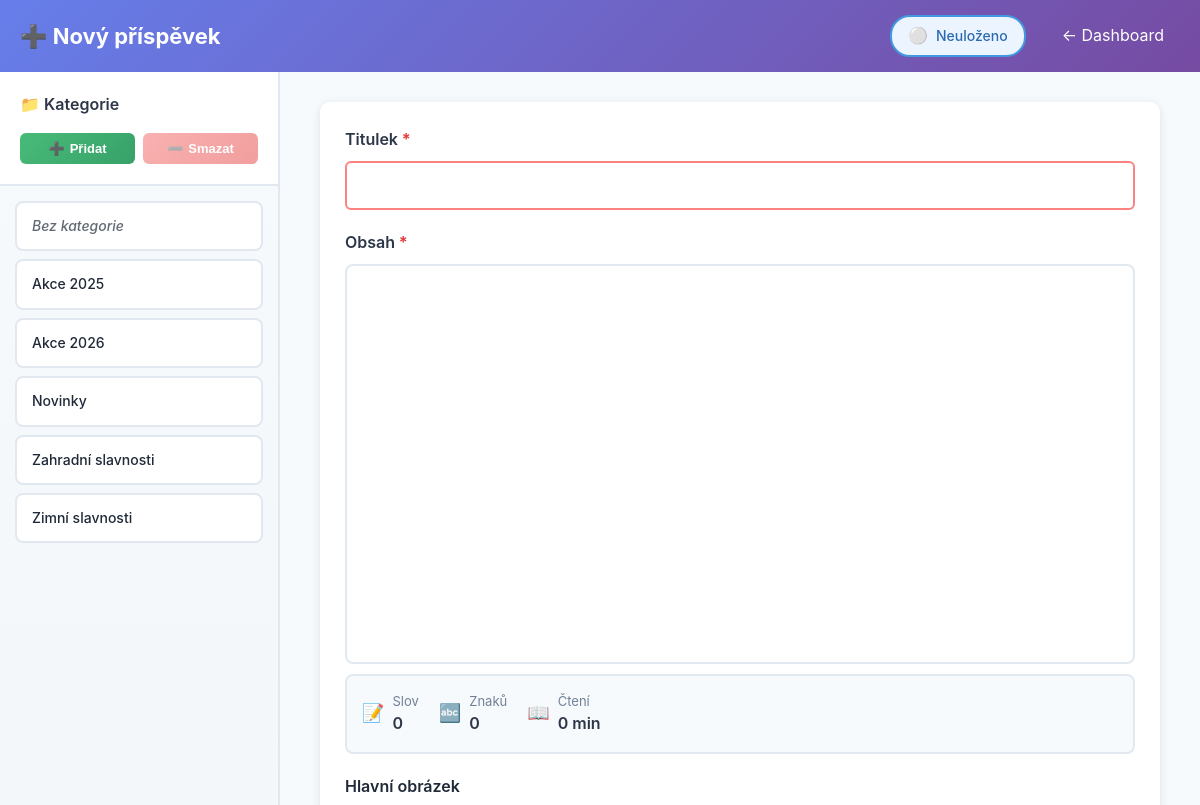
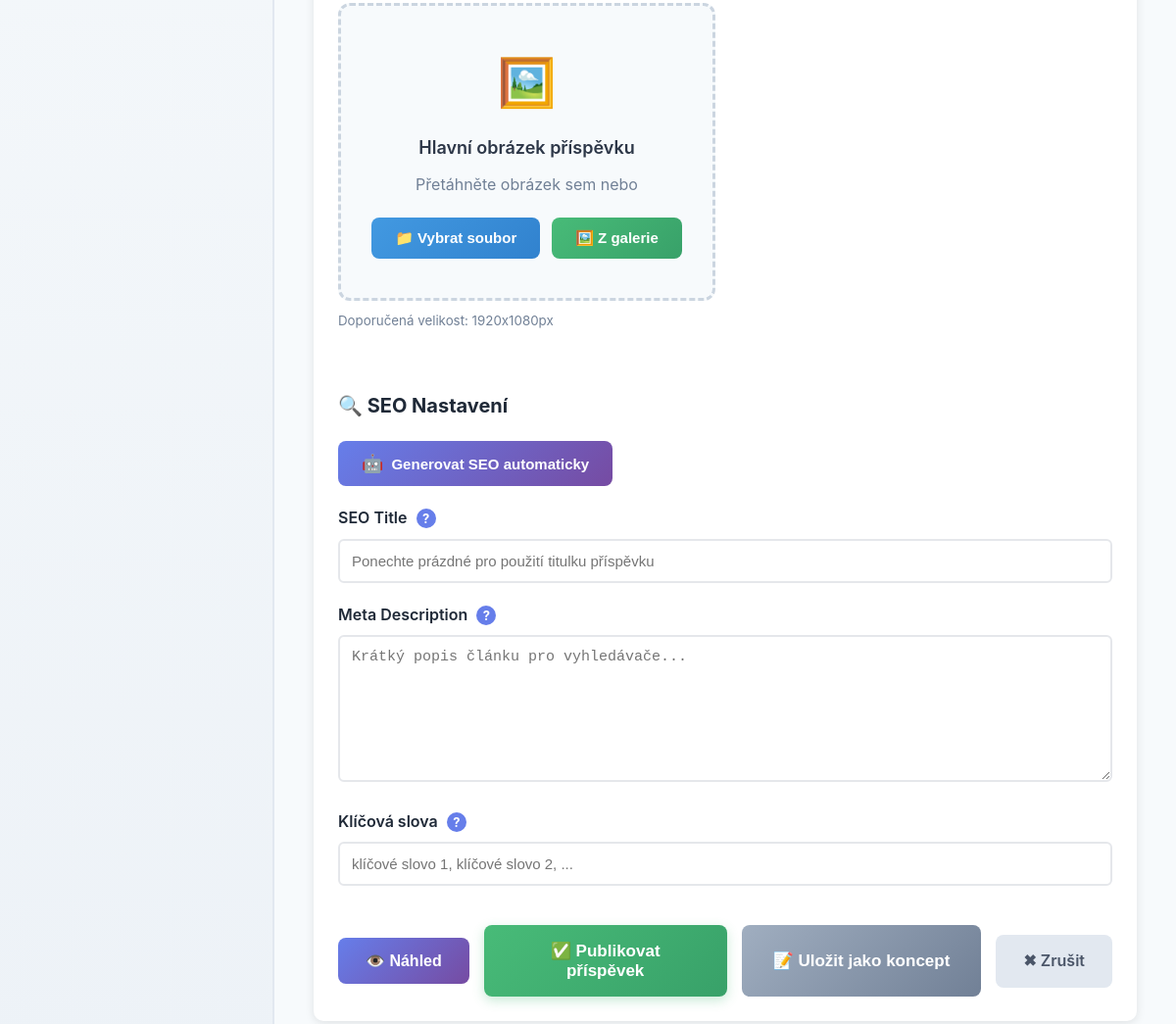
/admin/add_post.php (signed in), run on the app's committed database (2 pictures, top to bottom).
### tables this page shows
CREATE TABLE `categories` (
  `id` int(11) NOT NULL AUTO_INCREMENT,
  `name` varchar(100) NOT NULL,
  `slug` varchar(100) NOT NULL,
  `description` text,
  `created_at` timestamp NOT NULL DEFAULT CURRENT_TIMESTAMP,
  PRIMARY KEY (`id`),
  UNIQUE KEY `name` (`name`),
  UNIQUE KEY `slug` (`slug`),
  KEY `idx_slug` (`slug`)
);

### includes/database.class.php (called while the page is built, shortened)
<?php
class Database {
    private $connection;
    private $stmt;
    public function __construct() {
        $dsn = 'mysql:host=' . DB_HOST . ';dbname=' . DB_NAME . ';charset=' . DB_CHARSET;
        $options = [
            PDO::ATTR_ERRMODE => PDO::ERRMODE_EXCEPTION,
            PDO::ATTR_DEFAULT_FETCH_MODE => PDO::FETCH_ASSOC,
            PDO::ATTR_EMULATE_PREPARES => false,
            PDO::MYSQL_ATTR_INIT_COMMAND => "SET NAMES utf8mb4 COLLATE utf8mb4_unicode_ci"
        ];
        try {
            $this->connection = new PDO($dsn, DB_USER, DB_PASS, $options);
        } catch (PDOException $e) {
            $this->error = $e->getMessage();
            $this->logError('Database Connection', $e->getMessage());
            die('Chyba připojení k databázi. Zkontrolujte konfiguraci.');
        }
    }
    public function query($sql) {
    try {
        $this->stmt = $this->connection->prepare($sql);
        return $this;
    } catch (PDOException $e) {
        $this->logError('Query Prepare', $e->getMessage());
        $this->stmt = null;
        return $this;
    }
}
    public function execute() {
        try {
            return $this->stmt->execute();
        } catch (PDOException $e) {
            $this->logError('Query Execute', $e->getMessage());
            return false;
        }
    }
    public function fetchAll() {
    $this->execute();
    return $this->stmt->fetchAll();
    }
}
?>

### config.php (called while the page is built, shortened)
<?php
require_once INCLUDES_PATH . 'database.class.php';
require_once INCLUDES_PATH . 'category.class.php';
require_once INCLUDES_PATH . 'security.class.php';
$db = new Database();
require_once INCLUDES_PATH . 'helpers.php';
?>

### includes/category.class.php (called while the page is built, shortened)
<?php
class Category {
    private $db;
    public function __construct() {
        global $db;
        $this->db = $db;
    }
    public function getAll() {
        $this->db->query("SELECT * FROM categories ORDER BY name ASC");
        return $this->db->fetchAll();
    }
}
?>

### includes/helpers.php (called while the page is built, shortened)
<?php
function e($text) {
    if ($text === null || $text === '') {
        return '';
    }
    return htmlspecialchars($text, ENT_QUOTES, 'UTF-8');
}
function post($key, $default = '') {
    return $_POST[$key] ?? $default;
}
?>

### admin/add_post.php (the view, shortened to what this page needs)
<?php
require_once '../config.php';
$category = new Category();
$categories = $category->getAll();
?>
<!DOCTYPE html>
<html lang="cs">
<head>
    <link rel="stylesheet" href="<?= ASSETS_URL ?>css/admin.css">
    <link href="https://cdn.quilljs.com/1.3.6/quill.snow.css" rel="stylesheet">
</head>
<body>
    <header class="admin-header">
        <div class="header-content">
            <h1>➕ Nový příspěvek</h1>
            <nav class="header-nav">
                <div class="autosave-permanent" id="autosavePermanent">
                    <span class="save-icon">⚪</span>
                    <span class="save-text">Neuloženo</span>
                </div>
                <a href="dashboard.php" class="header-link">← Dashboard</a>
            </nav>
        </div>
    </header>
    <div class="main-wrapper">
        <div class="categories-sidebar">
            <div class="categories-header">
                <h3>📁 Kategorie</h3>
                <div class="category-actions">
                    <button class="category-btn category-btn-add" onclick="openAddCategoryModal()">
                        <span>➕</span> Přidat
                    </button>
                    <button class="category-btn category-btn-delete" id="deleteCategoryBtn" onclick="openDeleteCategoryModal()" disabled>
                        <span>➖</span> Smazat
                    </button>
                </div>
            </div>
            <div class="categories-list">
                <div class="category-item" data-id="" onclick="selectCategory('')">
                    <div class="category-name category-none">Bez kategorie</div>
                </div>
                <?php foreach ($categories as $cat): ?>
                <div class="category-item" data-id="<?= $cat['id'] ?>" onclick="selectCategory(<?= $cat['id'] ?>)">
                    <div class="category-name"><?= e($cat['name']) ?></div>
                </div>
                <?php endforeach; ?>
            </div>
        </div>
        <div class="main-content">
            <div class="content-inner">
                <div class="card">
                    <form method="POST" enctype="multipart/form-data" id="postForm">
                        <div class="form-group required-field">
                            <label>Titulek</label>
                            <input type="text" name="title" required value="<?= e(post('title')) ?>" style="font-size: 18px; padding: 12px;">
                        </div>
                        <div class="form-group required-field">
                            <label>Obsah</label>
                            <div id="editor" style="height: 400px; border-radius: 8px;"></div>
                            <div class="word-counter">
                                <div class="counter-item">
                                    <span class="counter-icon">📝</span>
                                    <div>
                                        <div class="counter-label">Slov</div>
                                        <div class="counter-value" id="wordCount">0</div>
                                    </div>
                                </div>
                                <div class="counter-item">
                                    <span class="counter-icon">🔤</span>
                                    <div>
                                        <div class="counter-label">Znaků</div>
                                        <div class="counter-value" id="charCount">0</div>
                                    </div>
                                </div>
                                <div class="counter-item">
                                    <span class="counter-icon">📖</span>
                                    <div>
                                        <div class="counter-label">Čtení</div>
                                        <div class="counter-value" id="readTime">0 min</div>
                                    </div>
                                </div>
                            </div>
                        </div>
                        <div class="form-row">
                            <div class="form-group">
                                <label>Hlavní obrázek</label>
                                <div class="upload-zone" id="featuredDropZone">
                                    <div class="upload-zone-content" id="uploadZoneContent">
                                        <div class="upload-zone-icon">🖼️</div>
                                        <div class="upload-zone-title">Hlavní obrázek příspěvku</div>
                                        <div class="upload-zone-text">Přetáhněte obrázek sem nebo</div>
                                        <div class="upload-zone-buttons">
                                            <button type="button" class="upload-btn upload-btn-primary" onclick="document.getElementById('featuredImageInput').click()">
                                                📁 Vybrat soubor
                                            </button>
                                            <button type="button" class="upload-btn upload-btn-gallery" onclick="openMediaGallery()">
                                                🖼️ Z galerie
                                            </button>
                                        </div>
                                    </div>
                                </div>
                                <small style="color: #718096; display: block; margin-top: 10px;">Doporučená velikost: 1920x1080px</small>
                            </div>
                        </div>
                        <h3 style="margin: 40px 0 20px; font-size: 20px;">🔍 SEO Nastavení</h3>
                        <button type="button" class="ai-generate-btn" onclick="generateSEO()" id="aiGenerateBtn">
                            <span class="ai-icon">🤖</span>
                            <span>Generovat SEO automaticky</span>
                        </button>
                        <div class="form-group">
                            <label>
                                SEO Title
                                <span class="tooltip-container">
                                    <span class="tooltip-icon">?</span>
                                </span>
                            </label>
                            <input type="text" name="meta_title" value="<?= e(post('meta_title')) ?>"
                                   placeholder="Ponechte prázdné pro použití titulku příspěvku">
                        </div>
                        <div class="form-group">
                            <label>
                                Meta Description
                                <span class="tooltip-container">
                                    <span class="tooltip-icon">?</span>
                                </span>
                            </label>
                            <textarea name="meta_description" rows="3" placeholder="Krátký popis článku pro vyhledávače..."><?= e(post('meta_description')) ?></textarea>
                        </div>
                        <div class="form-group">
                            <label>
                                Klíčová slova
                                <span class="tooltip-container">
                                    <span class="tooltip-icon">?</span>
                                </span>
                            </label>
                            <input type="text" name="meta_keywords" id="metaKeywords" value="<?= e(post('meta_keywords')) ?>"
                                   placeholder="klíčové slovo 1, klíčové slovo 2, ...">
                        </div>
                        <div style="display: flex; gap: 15px; margin-top: 40px; align-items: center;">
                            <button type="button" class="btn" onclick="openPreview()" style="padding: 14px 28px; font-size: 16px; background: linear-gradient(135deg, #667eea 0%, #764ba2 100%); color: white; border: none; border-radius: 8px; cursor: pointer; font-weight: 600; transition: all 0.2s;">
                                👁️ Náhled
                            </button>
                            <div style="flex: 1; display: flex; gap: 15px;">
                                <button type="submit" name="status" value="published" class="btn btn-primary" style="flex: 1; padding: 16px 32px; font-size: 17px; background: linear-gradient(135deg, #48bb78 0%, #38a169 100%); color: white; border: none; border-radius: 8px; cursor: pointer; font-weight: 600; transition: all 0.2s; box-shadow: 0 4px 12px rgba(72, 187, 120, 0.3);">
                                    ✅ Publikovat příspěvek
                                </button>
                                <button type="submit" name="status" value="draft" class="btn" style="padding: 16px 32px; font-size: 17px; background: linear-gradient(135deg, #a0aec0 0%, #718096 100%); color: white; border: none; border-radius: 8px; cursor: pointer; font-weight: 600; transition: all 0.2s;">
                                    📝 Uložit jako koncept
                                </button>
                            </div>
                            <a href="dashboard.php" class="btn btn-secondary" style="padding: 14px 28px; font-size: 16px; background: #e2e8f0; color: #4a5568; border: none; border-radius: 8px; text-decoration: none; font-weight: 600; transition: all 0.2s;">
                                ✖ Zrušit
                            </a>
                        </div>
                    </form>
                </div>
            </div>
        </div>
    </div>
</body>
</html>

### assets/css/admin.css (style rules this page uses)
* { margin: 0; padding: 0; box-sizing: border-box; }
:root { --primary: #667eea; --primary-dark: #5568d3; --secondary: #764ba2; --success: #10b981; --danger: #ef4444; --warning: #f59e0b; --dark: #1f2937; --light: #f9fafb; --border: #e5e7eb; }
body { font-family: -apple-system, BlinkMacSystemFont, 'Segoe UI', Arial, sans-serif; background: var(--light); color: var(--dark); line-height: 1.6; }
.admin-header { background: linear-gradient(135deg, var(--primary) 0%, var(--secondary) 100%); color: white; padding: 15px 20px; box-shadow: 0 2px 10px rgba(0,0,0,0.1); }
.header-content { max-width: 1400px; margin: 0 auto; display: flex; justify-content: space-between; align-items: center; }
.header-content h1 { font-size: 22px; }
.header-nav { display: flex; gap: 20px; align-items: center; }
.header-link { color: white; text-decoration: none; padding: 8px 16px; border-radius: 6px; transition: background 0.3s; }
.form-group { margin-bottom: 20px; }
.form-group label { display: block; margin-bottom: 8px; font-weight: 600; color: var(--dark); }
.form-group input[type="text"], .form-group input[type="email"], .form-group input[type="password"], .form-group input[type="date"], .form-group select, .form-group textarea { width: 100%; padding: 12px; border: 2px solid var(--border); border-radius: 6px; font-size: 15px; transition: border-color 0.3s; }
.form-group textarea { min-height: 150px; resize: vertical; }
.form-row { display: grid; grid-template-columns: repeat(2, 1fr); gap: 20px; }
.btn { padding: 12px 24px; border: none; border-radius: 6px; font-size: 15px; font-weight: 600; cursor: pointer; transition: all 0.3s; text-decoration: none; display: inline-block; }
.btn-primary { background: linear-gradient(135deg, var(--primary) 0%, var(--secondary) 100%); color: white; }
.btn-secondary { background: #6c757d; color: white; }
.card { background: white; border-radius: 10px; box-shadow: 0 2px 10px rgba(0,0,0,0.1); padding: 25px; margin-bottom: 20px; }

### data on the page
categories: name "Akce 2025"
categories: name "Akce 2026"
categories: name "Novinky"
categories: name "Zahradní slavnosti"
categories: name "Zimní slavnosti"
